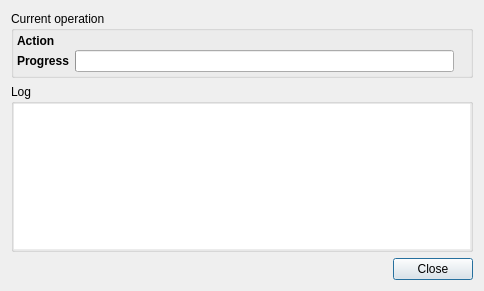
<?xml version="1.0" encoding="UTF-8"?>
<ui version="4.0">
 <class>ProgressDlg</class>
 <widget class="QDialog" name="ProgressDlg">
  <property name="windowModality">
   <enum>Qt::ApplicationModal</enum>
  </property>
  <property name="geometry">
   <rect>
    <x>0</x>
    <y>0</y>
    <width>484</width>
    <height>291</height>
   </rect>
  </property>
  <property name="sizePolicy">
   <sizepolicy hsizetype="Fixed" vsizetype="Fixed">
    <horstretch>0</horstretch>
    <verstretch>0</verstretch>
   </sizepolicy>
  </property>
  <property name="windowTitle">
   <string>Progress</string>
  </property>
  <property name="sizeGripEnabled">
   <bool>false</bool>
  </property>
  <property name="modal">
   <bool>true</bool>
  </property>
  <layout class="QGridLayout" name="gridLayout">
   <item row="3" column="0">
    <widget class="QDialogButtonBox" name="buttonBox">
     <property name="standardButtons">
      <set>QDialogButtonBox::Close</set>
     </property>
    </widget>
   </item>
   <item row="2" column="0">
    <widget class="QGroupBox" name="groupBox_2">
     <property name="sizePolicy">
      <sizepolicy hsizetype="Minimum" vsizetype="MinimumExpanding">
       <horstretch>0</horstretch>
       <verstretch>0</verstretch>
      </sizepolicy>
     </property>
     <property name="minimumSize">
      <size>
       <width>0</width>
       <height>60</height>
      </size>
     </property>
     <property name="title">
      <string>Log</string>
     </property>
     <layout class="QVBoxLayout" name="verticalLayout">
      <property name="sizeConstraint">
       <enum>QLayout::SetDefaultConstraint</enum>
      </property>
      <property name="margin">
       <number>0</number>
      </property>
      <item>
       <widget class="QTextBrowser" name="txtLog">
        <property name="sizePolicy">
         <sizepolicy hsizetype="Expanding" vsizetype="Ignored">
          <horstretch>0</horstretch>
          <verstretch>0</verstretch>
         </sizepolicy>
        </property>
        <property name="frameShape">
         <enum>QFrame::NoFrame</enum>
        </property>
        <property name="frameShadow">
         <enum>QFrame::Plain</enum>
        </property>
       </widget>
      </item>
     </layout>
    </widget>
   </item>
   <item row="0" column="0" rowspan="2">
    <widget class="QGroupBox" name="groupBox">
     <property name="title">
      <string>Current operation</string>
     </property>
     <layout class="QGridLayout" name="gridLayout_2">
      <property name="horizontalSpacing">
       <number>-1</number>
      </property>
      <property name="verticalSpacing">
       <number>2</number>
      </property>
      <property name="margin">
       <number>3</number>
      </property>
      <item row="1" column="1">
       <widget class="QProgressBar" name="progressBar">
        <property name="sizePolicy">
         <sizepolicy hsizetype="Expanding" vsizetype="MinimumExpanding">
          <horstretch>0</horstretch>
          <verstretch>0</verstretch>
         </sizepolicy>
        </property>
       </widget>
      </item>
      <item row="1" column="2">
       <widget class="QLabel" name="lblTransferSize">
        <property name="text">
         <string/>
        </property>
       </widget>
      </item>
      <item row="1" column="0">
       <widget class="QLabel" name="label_2">
        <property name="text">
         <string>&lt;b&gt;Progress&lt;/(b&gt;</string>
        </property>
       </widget>
      </item>
      <item row="0" column="0">
       <widget class="QLabel" name="label">
        <property name="text">
         <string>&lt;b&gt;Action&lt;/b&gt;</string>
        </property>
       </widget>
      </item>
      <item row="0" column="1" colspan="2">
       <widget class="QLabel" name="lblAction">
        <property name="text">
         <string/>
        </property>
       </widget>
      </item>
     </layout>
    </widget>
   </item>
  </layout>
 </widget>
 <resources/>
 <connections/>
</ui>
